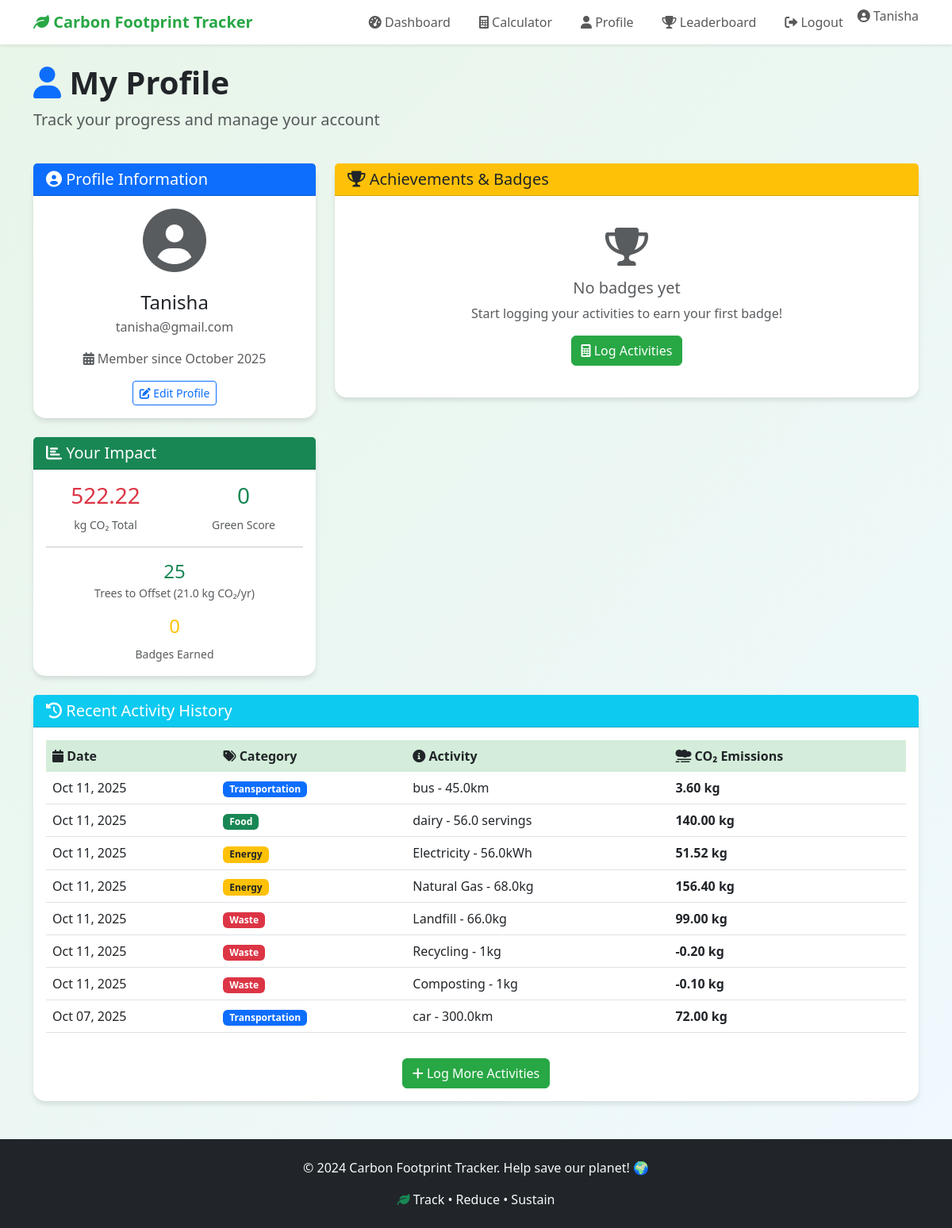
/profile (signed in), run on the app's committed database.
### tables this page shows
CREATE TABLE users (
            id INTEGER PRIMARY KEY AUTOINCREMENT,
            name TEXT NOT NULL,
            email TEXT UNIQUE NOT NULL,
            password_hash TEXT NOT NULL,
            created_at TIMESTAMP DEFAULT CURRENT_TIMESTAMP
        );

CREATE TABLE emissions (
            id INTEGER PRIMARY KEY AUTOINCREMENT,
            user_id INTEGER NOT NULL,
            category TEXT NOT NULL,
            activity TEXT NOT NULL,
            emission_value REAL NOT NULL,
            date DATE NOT NULL,
            FOREIGN KEY (user_id) REFERENCES users (id)
        );

### carbon_footprint_tracker/app.py (the view, shortened to what this page needs)
@app.route('/profile', methods=['GET', 'POST'])
@login_required
def profile():
    conn = get_db_connection()
    history_rows = conn.execute('''
        SELECT category, activity, emission_value, date
        FROM emissions
        WHERE user_id = ?
        ORDER BY date DESC
        LIMIT 20
    ''', (current_user.id,)).fetchall()
    history = []
    for row in history_rows:
        row_dict = {
            'category': row['category'],
            'activity': row['activity'],
            'emission_value': float(row['emission_value'] or 0),
            'date': None
        }
        if row['date']:
            try:
                row_dict['date'] = datetime.strptime(row['date'], '%Y-%m-%d')
            except Exception:
                try:
                    row_dict['date'] = datetime.fromisoformat(str(row['date']))
                except Exception:
                    row_dict['date'] = datetime.now()
        history.append(row_dict)
    badges_rows = conn.execute('''
        SELECT badge_name, date_earned
        FROM badges
        WHERE user_id = ?
        ORDER BY date_earned DESC
    ''', (current_user.id,)).fetchall()
    badges = []
    total_emissions = conn.execute('''
        SELECT COALESCE(SUM(emission_value), 0) as total
        FROM emissions WHERE user_id = ?
    ''', (current_user.id,)).fetchone()['total']
    conn.close()
    green_score = max(0, 1000 - int(total_emissions * 10))
    trees_needed = estimate_trees_needed(total_emissions)
    return render_template('profile.html',
                         history=history,
                         badges=badges,
                         total_emissions=round(total_emissions, 2),
                         green_score=green_score,
                         trees_needed=trees_needed,
                         tree_absorption=TREE_CO2_SEQUESTRATION_KG_PER_YEAR)

### carbon_footprint_tracker/app.py (called while the page is built)
def parse_created_at(value):
    if isinstance(value, datetime):
        return value
    if not value:
        return None
    for fmt in ('%Y-%m-%d %H:%M:%S', '%Y-%m-%d'):
        try:
            return datetime.strptime(str(value), fmt)
        except Exception:
            pass
    try:
        return datetime.fromisoformat(str(value))
    except Exception:
        return None

def estimate_trees_needed(total_emissions_kg: float) -> int:
    try:
        emissions = max(0.0, float(total_emissions_kg))
    except Exception:
        emissions = 0.0
    if TREE_CO2_SEQUESTRATION_KG_PER_YEAR <= 0:
        return 0
    import math
    return int(math.ceil(emissions / TREE_CO2_SEQUESTRATION_KG_PER_YEAR))

@login_manager.user_loader
def load_user(user_id):
    conn = get_db_connection()
    user = conn.execute('SELECT * FROM users WHERE id = ?', (user_id,)).fetchone()
    conn.close()
    if user:
        created_at = parse_created_at(user['created_at'])
        return User(user['id'], user['name'], user['email'], user['password_hash'], created_at)
    return None

def get_db_connection():
    conn = sqlite3.connect(app.config['DATABASE'])
    conn.row_factory = sqlite3.Row
    return conn

### carbon_footprint_tracker/templates/profile.html (shortened to what this page needs)
{% extends "base.html" %}
{% block content %}
<div class="row mb-4">
    <div class="col-12">
        <h1 class="display-6 fw-bold">
            <i class="fas fa-user text-primary"></i>
            My Profile
        </h1>
        <p class="lead text-muted">Track your progress and manage your account</p>
    </div>
</div>
<div class="row g-4">
    <div class="col-lg-4">
        <div class="card">
            <div class="card-header bg-primary text-white">
                <h5 class="card-title mb-0">
                    <i class="fas fa-user-circle"></i> Profile Information
                </h5>
            </div>
            <div class="card-body text-center">
                <div class="mb-4">
                    <i class="fas fa-user-circle text-muted" style="font-size: 5rem;"></i>
                </div>
                <h4 class="mb-1">{{ current_user.name }}</h4>
                <p class="text-muted mb-3">{{ current_user.email }}</p>
                <p class="text-muted">
                    <i class="fas fa-calendar-alt"></i>
                    Member since {{ current_user.created_at.strftime('%B %Y') }}
                </p>
                <button class="btn btn-outline-primary btn-sm" data-bs-toggle="modal" data-bs-target="#editProfileModal">
                    <i class="fas fa-edit"></i> Edit Profile
                </button>
            </div>
        </div>
        <div class="card mt-4">
            <div class="card-header bg-success text-white">
                <h5 class="card-title mb-0">
                    <i class="fas fa-chart-bar"></i> Your Impact
                </h5>
            </div>
            <div class="card-body">
                <div class="row text-center">
                    <div class="col-6">
                        <h3 class="text-danger">{{ total_emissions }}</h3>
                        <small class="text-muted">kg CO₂ Total</small>
                    </div>
                    <div class="col-6">
                        <h3 class="text-success">{{ green_score }}</h3>
                        <small class="text-muted">Green Score</small>
                    </div>
                </div>
                <hr>
                <div class="text-center mb-3">
                    <h4 class="text-success mb-0">{{ trees_needed }}</h4>
                    <small class="text-muted">Trees to Offset ({{ tree_absorption }} kg CO₂/yr)</small>
                </div>
                <div class="text-center">
                    <h4 class="text-warning">{{ badges|length }}</h4>
                    <small class="text-muted">Badges Earned</small>
                </div>
            </div>
        </div>
    </div>
    <div class="col-lg-8">
        <div class="card">
            <div class="card-header bg-warning text-dark">
                <h5 class="card-title mb-0">
                    <i class="fas fa-trophy"></i> Achievements & Badges
                </h5>
            </div>
            <div class="card-body">
                {% if badges %}
                <div class="row g-3">
                    {% for badge in badges %}
                    <div class="col-md-6 col-lg-4">
                        <div class="card border-0 bg-light">
                            <div class="card-body text-center p-3">
                                {% if 'Gold' in badge.badge_name %}
                                    <i class="fas fa-medal text-warning mb-2" style="font-size: 2rem;"></i>
                                {% elif 'Silver' in badge.badge_name %}
                                    <i class="fas fa-medal text-secondary mb-2" style="font-size: 2rem;"></i>
                                {% else %}
                                    <i class="fas fa-medal text-info mb-2" style="font-size: 2rem;"></i>
                                {% endif %}
                                <h6 class="card-title">{{ badge.badge_name }}</h6>
                                <small class="text-muted">
                                    Earned {{ badge.date_earned.strftime('%b %d, %Y') }}
                                </small>
                            </div>
                        </div>
                    </div>
                    {% endfor %}
                </div>
                {% else %}
                <div class="text-center py-4">
                    <i class="fas fa-trophy text-muted" style="font-size: 3rem;"></i>
                    <h5 class="mt-3 text-muted">No badges yet</h5>
                    <p class="text-muted">Start logging your activities to earn your first badge!</p>
                    <a href="{{ url_for('calculator') }}" class="btn btn-primary">
                        <i class="fas fa-calculator"></i> Log Activities
                    </a>
                </div>
                {% endif %}
            </div>
        </div>
    </div>
</div>
<div class="row mt-4">
    <div class="col-12">
        <div class="card">
            <div class="card-header bg-info text-white">
                <h5 class="card-title mb-0">
                    <i class="fas fa-history"></i> Recent Activity History
                </h5>
            </div>
            <div class="card-body">
                {% if history %}
                <div class="table-responsive">
                    <table class="table table-hover">
                        <thead>
                            <tr>
                                <th><i class="fas fa-calendar"></i> Date</th>
                                <th><i class="fas fa-tags"></i> Category</th>
                                <th><i class="fas fa-info-circle"></i> Activity</th>
                                <th><i class="fas fa-smog"></i> CO₂ Emissions</th>
                            </tr>
                        </thead>
                        <tbody>
                            {% for activity in history %}
                            <tr>
                                <td>{{ activity.date.strftime('%b %d, %Y') }}</td>
                                <td>
                                    <span class="badge
                                        {% if activity.category == 'Transportation' %}bg-primary
                                        {% elif activity.category == 'Food' %}bg-success
                                        {% elif activity.category == 'Energy' %}bg-warning text-dark
                                        {% else %}bg-danger
                                        {% endif %}">
                                        {{ activity.category }}
                                    </span>
                                </td>
                                <td>{{ activity.activity }}</td>
                                <td>
                                    <strong>{{ "%.2f"|format(activity.emission_value) }} kg</strong>
                                </td>
                            </tr>
                            {% endfor %}
                        </tbody>
                    </table>
                </div>
                <div class="text-center mt-3">
                    <a href="{{ url_for('calculator') }}" class="btn btn-primary">
                        <i class="fas fa-plus"></i> Log More Activities
                    </a>
                </div>
                {% endif %}
            </div>
        </div>
    </div>
</div>
{% endblock %}

### carbon_footprint_tracker/templates/base.html (shortened to what this page needs)
<!DOCTYPE html>
<html lang="en">
<head>
    <link href="https://cdn.jsdelivr.net/npm/bootstrap@5.3.0/dist/css/bootstrap.min.css" rel="stylesheet">
    <link href="https://cdnjs.cloudflare.com/ajax/libs/font-awesome/6.0.0/css/all.min.css" rel="stylesheet">
</head>
<body>
    <nav class="navbar navbar-expand-lg navbar-light bg-white shadow-sm">
        <div class="container">
            <a class="navbar-brand" href="{{ url_for('index') }}">
                <i class="fas fa-leaf"></i> Carbon Footprint Tracker
            </a>
            <div class="collapse navbar-collapse" id="navbarNav">
                <ul class="navbar-nav ms-auto">
                    {% if current_user.is_authenticated %}
                        <li class="nav-item">
                            <a class="nav-link" href="{{ url_for('dashboard') }}">
                                <i class="fas fa-tachometer-alt"></i> Dashboard
                            </a>
                        </li>
                        <li class="nav-item">
                            <a class="nav-link" href="{{ url_for('calculator') }}">
                                <i class="fas fa-calculator"></i> Calculator
                            </a>
                        </li>
                        <li class="nav-item">
                            <a class="nav-link" href="{{ url_for('profile') }}">
                                <i class="fas fa-user"></i> Profile
                            </a>
                        </li>
                        <li class="nav-item">
                            <a class="nav-link" href="{{ url_for('leaderboard') }}">
                                <i class="fas fa-trophy"></i> Leaderboard
                            </a>
                        </li>
                        <li class="nav-item">
                            <a class="nav-link" href="{{ url_for('logout') }}">
                                <i class="fas fa-sign-out-alt"></i> Logout
                            </a>
                        </li>
                        <li class="nav-item">
                            <span class="navbar-text">
                                <i class="fas fa-user-circle"></i> {{ current_user.name }}
                            </span>
                        </li>
                    {% endif %}
                </ul>
            </div>
        </div>
    </nav>
    <main>
        <div class="container mt-4">
            {% block content %}{% endblock %}
        </div>
    </main>
    <footer class="bg-dark text-light mt-5 py-4">
        <div class="container text-center">
            <p>&copy; 2024 Carbon Footprint Tracker. Help save our planet! 🌍</p>
            <p class="mb-0">
                <i class="fas fa-leaf text-success"></i>
                Track • Reduce • Sustain
            </p>
        </div>
    </footer>
</body>
</html>

### carbon_footprint_tracker/templates/base.html (style rules this page uses)
:root { --primary-green: #28a745; --secondary-green: #20c997; --dark-green: #155724; --light-green: #d4edda; }
body { background: linear-gradient(135deg, #e8f5e8 0%, #f0f9ff 100%); min-height: 100vh; }
.navbar-brand { font-weight: bold; color: var(--primary-green) !important; }
.btn-primary { background-color: var(--primary-green); border-color: var(--primary-green); }
.card { border: none; box-shadow: 0 4px 6px rgba(0, 0, 0, 0.1); border-radius: 15px; }
.navbar-nav .nav-link { font-weight: 500; margin: 0 10px; }
.table th { background-color: var(--light-green); border: none; }

### data on the page
users: name "Tanisha", email "tanisha@gmail.com"
emissions: date "Oct 11, 2025", category "Transportation", activity "bus - 45.0km", emission_value "3.60"
emissions: date "Oct 11, 2025", category "Food", activity "dairy - 56.0 servings", emission_value "140.00"
emissions: date "Oct 11, 2025", category "Energy", activity "Electricity - 56.0kWh", emission_value "51.52"
emissions: date "Oct 11, 2025", category "Energy", activity "Natural Gas - 68.0kg", emission_value "156.40"
emissions: date "Oct 11, 2025", category "Waste", activity "Landfill - 66.0kg", emission_value "99.00"
emissions: date "Oct 11, 2025", category "Waste", activity "Recycling - 1kg", emission_value "-0.20"
emissions: date "Oct 11, 2025", category "Waste", activity "Composting - 1kg", emission_value "-0.10"
emissions: date "Oct 07, 2025", category "Transportation", activity "car - 300.0km", emission_value "72.00"

### other printed values
{{ current_user.created_at.strftime('%B %Y') }} "October 2025"
{{ total_emissions }} "522.22"
{{ green_score }} "0"
{{ trees_needed }} "25"
{{ tree_absorption }} "21.0"
{{ badges|length }} "0"
